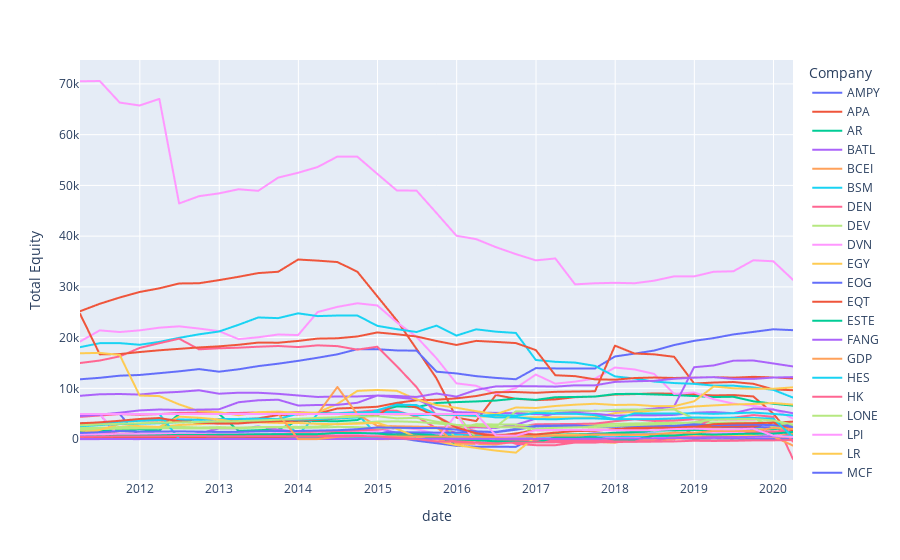

Source (notebook cell):
### Code cell
fig = px.line(df_train, x=df_train.index, y="Total Equity",color= 'Company')
fig.show()
